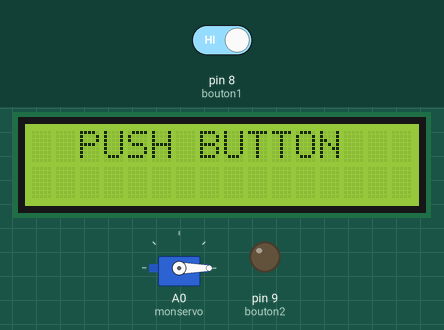
This program was run on a simulated Arduino Uno, built with avr-gcc and run on an emulated ATmega328P. Shown: 16×2 character LCD, servo, output pins drawn as LEDs (lit = HIGH). Inputs (shaded band) come from the test bench; at power-on: pin 8 (bouton1) HIGH. The local clock reads 2024-03-15 10:24:30 at power-on unless the program sets it; what the program prints to the serial monitor is not drawn.

Above: at 2.2 s.
2.3 s: pin 8 (bouton1) driven LOW
At 2.7 s:
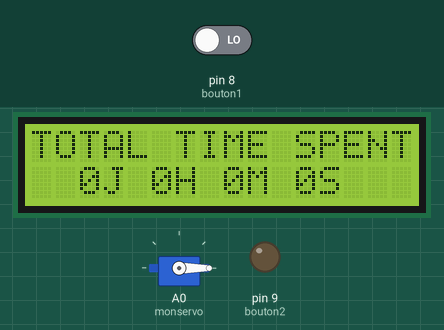
3.8 s: pin 8 (bouton1) driven HIGH
At 6.8 s:
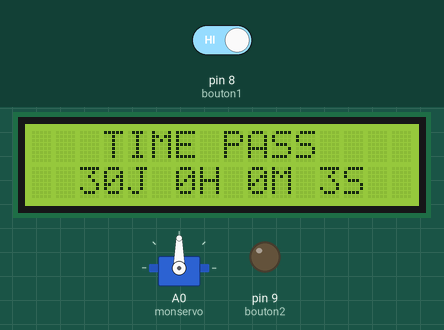
Timing chart, 0 to 8.3 s (numbered marks = the images above; inputs shaded):
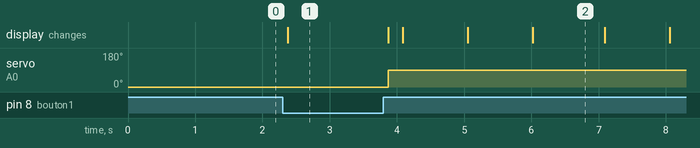

The program:

main.cpp
```cpp
#include <Arduino.h>
#include <LiquidCrystal.h>
#include <Servo.h>
#include <uRTCLib.h>
#include <EEPROM.h>

// initialisation des différents modules
const int bouton1 = 8, bouton2 = 9, rs = 12, en = 11, d4 = 5, d5 = 4, d6 = 3, d7 = 2;
LiquidCrystal lcd(rs, en, d4, d5, d6, d7);
Servo monservo;

int bestRecord[4] = {0, 0, 0, 0};

// Variables of the buttons:
int button1State = HIGH;
int lastButton1State = 1;

int button2State = HIGH;
int lastButton2State = 1;

// initialisation of the clock
uRTCLib rtc(0x68);

// initialisation
void setup()
{
  // initialisation des modules/machines
  Serial.begin(9600);
  lcd.begin(16, 2);

  pinMode(bouton1, INPUT);  // le bouton est une entrée
  pinMode(bouton2, OUTPUT); // le bouton est une entrée

  lcd.setCursor(2, 0);
  lcd.print("PUSH BUTTON");

  lcd.noBlink();

  monservo.attach(A0);
  monservo.write(0);

  URTCLIB_WIRE.begin();
  rtc.set(0, 0, 0, 0, 0, 0, 0);

  delay(1000);

  for (int a = 0; a < 4; a++)
  {
    int value = EEPROM.read(a);
    Serial.print(a);
    Serial.print("\t");
    Serial.print(value);
    Serial.println();
  }
}

void But1Push()
{
  lcd.clear(); // effacer le contenu de l’Afficheur LCD
  lcd.setCursor(3, 0);
  lcd.print("TIME PASS");
  lcd.setCursor(7, 1);

  rtc.refresh();

  lcd.setCursor(2, 2);
  lcd.print(rtc.day());
  lcd.print("J ");
  lcd.print(rtc.hour());
  lcd.print("H ");
  lcd.print(rtc.minute());
  lcd.print("M ");
  lcd.print(rtc.second());
  lcd.print("S ");

  if (monservo.read() != 90)
  {
    monservo.write(90);
  }
}

void But1UnPush()
{
  if (monservo.read() != 0)
  {
    monservo.write(-90);
  }

  lcd.clear();
  lcd.setCursor(0, 0);
  lcd.print("TOTAL TIME SPENT");

  lcd.setCursor(2, 2);
  lcd.print(rtc.day());
  lcd.print("J ");
  lcd.print(rtc.hour());
  lcd.print("H ");
  lcd.print(rtc.minute());
  lcd.print("M ");
  lcd.print(rtc.second());
  lcd.print("S ");

  rtc.set(0, 0, 0, 0, 0, 0, 0);

  if (rtc.day() > EEPROM.read(0))
  {
    EEPROM.update(0, rtc.day());
    EEPROM.update(1, rtc.hour());
    EEPROM.update(2, rtc.minute());
    EEPROM.update(3, rtc.second());
  }
  else if (rtc.hour() > EEPROM.read(1))
  {
    EEPROM.update(1, rtc.hour());
    EEPROM.update(2, rtc.minute());
    EEPROM.update(3, rtc.second());
  }
  else if (rtc.minute() > EEPROM.read(2))
  {
    EEPROM.update(2, rtc.minute());
    EEPROM.update(3, rtc.second());
  }
  else if (rtc.second() > EEPROM.read(3))
  {
    EEPROM.update(3, rtc.second());
  }
}

void But2Push()
{
  lcd.clear();
  lcd.setCursor(2, 0);
  lcd.print("BEST RECORD");
  lcd.setCursor(2, 2);
  lcd.print(EEPROM.read(0));
  lcd.print("J ");
  lcd.print(EEPROM.read(1));
  lcd.print("H ");
  lcd.print(EEPROM.read(2));
  lcd.print("M ");
  lcd.print(EEPROM.read(3));
  lcd.print("S ");
}

int a;

boolean game = false;

void loop()
{
  // take the state (0 or 1 of the button)
  // 1 is when the button is not pressed and 0 is when the button is pressed
  int reading1 = digitalRead(bouton1);
  int reading2 = digitalRead(bouton2);

  // launch the programme
  if (reading1 != 1)
  {
    game = true;
    // reading1 = 1;
  }
  if (game == true)
  {
    // state of the button 1
    if (button2State == HIGH)
    {
      if (reading1 != lastButton1State)
      {
        if (reading1 == HIGH)
        {
          button1State = !button1State;
          // affichage de l' EEPROM dans le terminal
          for (int a = 0; a < 4; a++)
          {
            int value = EEPROM.read(a);

            Serial.println();
            Serial.print(a);
            Serial.print("\t");
            Serial.print(value);
          }
          Serial.println();
        }
      }
      if (button1State == HIGH)
      {
        But1UnPush();
      }
      else if (button1State == LOW)
      {
        if (reading2 == HIGH)
        {
          But2Push();
        }
        else
        {
          But1Push();
        }
      };
      lastButton1State = reading1;
    }

    // state of the button 2
    if (button1State == HIGH)
    {
      if (reading2 != lastButton2State)
      {
        if (reading2 == HIGH)
        {
          button2State = !button2State;
        }
      }
      if (button2State == LOW)
      {
        But2Push();
      };
      lastButton2State = reading2;
    }
  }
  // frequency of refreching (with to low dalay, lcd bug)
  delay(100);
}
```

Measured:
- after the input at 2.3 s, the display: changes after 0.07 s (image 1)
- after the input at 3.8 s, servo on A0 (monservo): 0° → 90° after 0.07 s; the display: first changes after 0.07 s (image 2 shows a later state)
- what the display in image 2 shows lasts 1.1 s, from 6.0 s to 7.1 s
